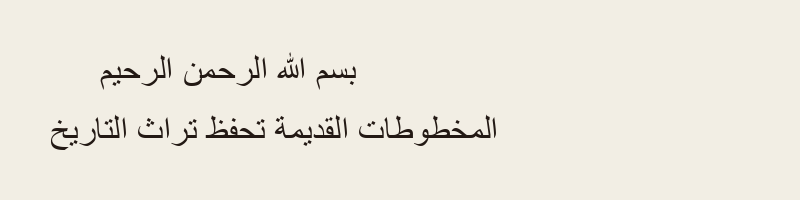
#> input picture sample_data/sample_arabic.png, 800 x 200 px
$ python -i preprocessing.py   (imports and definitions only)   (older library calls are emulated)
#> lines starting #> are read from the running program, lines starting #| are printed output that depends on the picture; after the words box and inside, x2 and y2 are one past the last pixel; in counts of white or black regions, pixels touching at a corner belong together
### src/utils.py
"""Utility functions for logging, device detection, image I/O, and data formatting."""

from __future__ import annotations

import json
import logging
from pathlib import Path
from typing import Any, Dict, Optional, Union
import numpy as np
from PIL import Image
import torch


def get_logger(name: str = "manuscript_ocr") -> logging.Logger:
    """Return a configured logger with consistent formatting."""
    logger = logging.getLogger(name)
    if not logger.handlers:
        logger.setLevel(logging.INFO)
        handler = logging.StreamHandler()
        formatter = logging.Formatter(
            fmt="%(asctime)s [%(levelname)s] [%(name)s]: %(message)s",
            datefmt="%Y-%m-%d %H:%M:%S",
        )
        handler.setFormatter(formatter)
        logger.addHandler(handler)
    return logger


LOGGER = get_logger("core_utils")


# [13 lines left out: functions get_torch_device, get_device_name, not called in this run]


def load_image(
    image_input: Union[str, Path, bytes, np.ndarray, Image.Image]
) -> np.ndarray:
    """Load an image from various input types and return a standard BGR numpy array.

    Args:
        image_input: File path, byte stream, PIL Image, or existing numpy array.

    Returns:
        np.ndarray: BGR image array suitable for OpenCV operations.
    """
    if isinstance(image_input, np.ndarray):
        if image_input.ndim == 2:
            import cv2
            return cv2.cvtColor(image_input, cv2.COLOR_GRAY2BGR)
        if image_input.shape[2] == 4:
            import cv2
            return cv2.cvtColor(image_input, cv2.COLOR_BGRA2BGR)
        return image_input.copy()

    if isinstance(image_input, Image.Image):
        rgb_img = image_input.convert("RGB")
        import cv2
        return cv2.cvtColor(np.array(rgb_img), cv2.COLOR_RGB2BGR)

    if isinstance(image_input, bytes):
        import cv2
        arr = np.frombuffer(image_input, np.uint8)
        img = cv2.imdecode(arr, cv2.IMREAD_COLOR)
        if img is None:
            raise ValueError("Failed to decode image from provided byte stream.")
        return img

    if isinstance(image_input, (str, Path)):
        import cv2
        path_str = str(image_input)
        img = cv2.imread(path_str, cv2.IMREAD_COLOR)
        if img is None:
            raise FileNotFoundError(f"Failed to read image at path: {path_str}")
        return img

    raise TypeError(f"Unsupported image input type: {type(image_input)}")


# [38 lines left out: functions bgr_to_pil, format_json_result, not called in this run]

### src/preprocessing.py
"""Image preprocessing and text region line-merging module for historical manuscripts.

Includes:
- OpenCV image cleaning (deskew, denoise, mild contrast enhancement).
- Merging EasyOCR/detection word boxes into coherent horizontal text lines.
- Safe cropping from original-resolution images with padding.
- Noise filtering to eliminate isolated speckles and non-text artifacts.
"""

from __future__ import annotations

from dataclasses import dataclass, field
import time
from typing import Any, Dict, List, Optional, Tuple
import cv2
import numpy as np

from src.utils import get_logger, load_image

LOGGER = get_logger("preprocessing")
#> further down, picture is the input picture: shape (200, 800, 3); mean B, G, R 223.4, 233.3, 237.4


@dataclass
class TextLineRegion:
    """Represents a merged text line bounding box."""
    bbox_xyxy: Tuple[int, int, int, int]  # (x1, y1, x2, y2)
    confidence: float
    word_count: int
    crop: np.ndarray


def to_grayscale(image: np.ndarray) -> np.ndarray:
    """Convert an image to single-channel grayscale if not already."""
    if image is None:
        raise ValueError("Input image cannot be None.")
    if image.ndim == 2:
        return image.copy()
    if image.ndim == 3:
        if image.shape[2] == 4:
            return cv2.cvtColor(image, cv2.COLOR_BGRA2GRAY)
        return cv2.cvtColor(image, cv2.COLOR_BGR2GRAY)
    raise ValueError(f"Unexpected image shape: {image.shape}")


def denoise_image(
    gray_image: np.ndarray,
    method: str = "fastNlMeans",
    strength: int = 10,
) -> np.ndarray:
    """Apply denoising to a grayscale manuscript image."""
#> called with method = 'bilateral', strength = 8
    if gray_image is None or gray_image.ndim != 2:
        gray_image = to_grayscale(gray_image)

    strength = max(1, int(strength))

    if method == "fastNlMeans":
        return cv2.fastNlMeansDenoising(
            gray_image, None, h=float(strength), templateWindowSize=7, searchWindowSize=21
        )
    elif method == "bilateral":
        d = 9
        sigma = float(strength * 5)
        return cv2.bilateralFilter(gray_image, d=d, sigmaColor=sigma, sigmaSpace=sigma)
    elif method == "gaussian":
        ksize = 2 * (strength // 3) + 1
        ksize = max(3, ksize if ksize % 2 != 0 else ksize + 1)
        return cv2.GaussianBlur(gray_image, (ksize, ksize), 0)
    else:
        return cv2.fastNlMeansDenoising(
            gray_image, None, h=float(strength), templateWindowSize=7, searchWindowSize=21
        )


# [26 lines left out: function sauvola_threshold, not called in this run]


def adaptive_threshold(
    gray_image: np.ndarray,
    method: str = "otsu",
    block_size: int = 15,
    c: int = 4,
    sauvola_k: float = 0.2,
) -> np.ndarray:
    """Binarize manuscript image to separate ink text from parchment background.

    Supported methods:
    - 'otsu': Global Otsu optimal thresholding.
    - 'adaptive': Local Gaussian adaptive thresholding.
    - 'sauvola': Sauvola local adaptive binarization for historical documents.
    """
#> called with method = 'otsu', block_size = 15, c = 4, sauvola_k = 0.2
    if gray_image.ndim != 2:
        gray_image = to_grayscale(gray_image)

    if method.lower() == "sauvola":
        return sauvola_threshold(gray_image, window_size=block_size, k=sauvola_k)
    elif method.lower() == "adaptive":
        bs = block_size if block_size % 2 != 0 else block_size + 1
        bs = max(3, bs)
        binary = cv2.adaptiveThreshold(
            gray_image,
            maxValue=255,
            adaptiveMethod=cv2.ADAPTIVE_THRESH_GAUSSIAN_C,
            thresholdType=cv2.THRESH_BINARY,
            blockSize=bs,
            C=float(c),
        )
    else:  # Otsu
        _, binary = cv2.threshold(
            gray_image,
            0,
            255,
            cv2.THRESH_BINARY + cv2.THRESH_OTSU,
        )
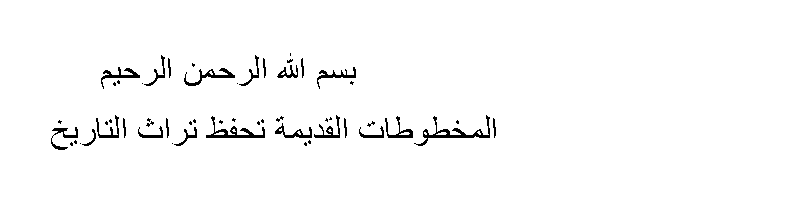
#> binary: shape (200, 800); 97.8% white; black in thin lines or dots, all inside (x1, y1, x2, y2) = (51, 53, 496, 150)

    return binary


# [20 lines left out: function enhance_contrast_mild, not called in this run]


def compute_skew_angle(binary_image: np.ndarray, max_angle: float = 45.0) -> float:
    """Calculate the dominant orientation skew angle in degrees."""
#> called with max_angle = 45
    text_pixels = np.column_stack(np.where(binary_image < 128))
#> text_pixels = 3537 pairs, first value 53 to 149, second value 51 to 495
    if len(text_pixels) < 50:
        return 0.0

    rect = cv2.minAreaRect(text_pixels)
#> rect = ((99.93, 272.6), (444.2, 93.47), -89.36)
    angle = rect[-1]
#> angle = -89.36

    if angle < -45.0:
        angle = -(90.0 + angle)
#> angle = -0.64
    elif angle > 45.0:
        angle = 90.0 - angle
    else:
        angle = -angle

    if abs(angle) > max_angle:
        return 0.0

    return float(angle)


def deskew_image(
    image: np.ndarray,
    binary_reference: Optional[np.ndarray] = None,
    max_angle: float = 45.0,
) -> Tuple[np.ndarray, float]:
    """Deskew image by rotating against detected skew angle."""
    if binary_reference is None:
        gray = to_grayscale(image)
        binary_reference = adaptive_threshold(gray, method="otsu")

    angle = compute_skew_angle(binary_reference, max_angle=max_angle)
#> angle = -0.64
    if abs(angle) < 0.2:
        return image.copy(), 0.0

    h, w = image.shape[:2]
#> h = 200; w = 800
    center = (w // 2, h // 2)
#> center = (400, 100)
    m = cv2.getRotationMatrix2D(center, angle, 1.0)
#> m = [[1, -0.0112, 1.14], [0.0112, 1, -4.46]]

    cos = np.abs(m[0, 0])
#> cos = 1
    sin = np.abs(m[0, 1])
#> sin = 0.0112
    new_w = int((h * sin) + (w * cos))
#> new_w = 802
    new_h = int((h * cos) + (w * sin))
#> new_h = 208

    m[0, 2] += (new_w / 2) - center[0]
    m[1, 2] += (new_h / 2) - center[1]

    border_val = (255, 255, 255) if image.ndim == 3 else 255
#> border_val = 255
    deskewed = cv2.warpAffine(
        image,
        m,
        (new_w, new_h),
        flags=cv2.INTER_CUBIC,
        borderMode=cv2.BORDER_CONSTANT,
        borderValue=border_val,
    )
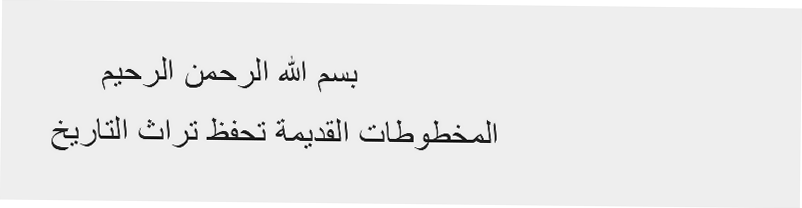
#> deskewed: shape (208, 802); min 0, max 255, mean 234.3
    return deskewed, angle


# [268 lines left out: functions filter_noise_boxes, merge_word_boxes_into_lines, segment_lines, restore_and_enhance_pixels, preprocess_pipeline, not called in this run]


@dataclass
class SegmentedRegion:
    """Represents a segmented line or word region with bounding box and crop."""
    bbox_xyxy: Tuple[int, int, int, int]  # (x1, y1, x2, y2)
    crop: np.ndarray
    index: int = 0
    words: List["SegmentedRegion"] = field(default_factory=list)


# [64 lines left out: functions segment_lines_morphological, segment_words_morphological, not called in this run]


@dataclass
class AblationConfig:
    """Configuration to toggle each preprocessing stage independently for ablation studies."""
    grayscale: bool = True
    denoise: bool = True
    denoise_method: str = "bilateral"  # 'bilateral', 'fastNlMeans', 'gaussian'
    denoise_strength: int = 8
    deskew: bool = True
    deskew_max_angle: float = 45.0
    enhance_contrast: bool = False
    binarize: bool = False
    binarize_method: str = "sauvola"  # 'sauvola', 'otsu', 'adaptive'
    sauvola_window: int = 25
    sauvola_k: float = 0.2
    segment_lines: bool = False
    segment_words: bool = False


@dataclass
class AblationResult:
    """Detailed output and stage telemetry of an ablation preprocessing run."""
    output_image: np.ndarray
    stages: Dict[str, np.ndarray] = field(default_factory=dict)
    timings_ms: Dict[str, float] = field(default_factory=dict)
    metrics: Dict[str, Any] = field(default_factory=dict)
    lines: List[SegmentedRegion] = field(default_factory=list)


def run_ablation_pipeline(
    image_input: Any,
    config: Optional[AblationConfig] = None,
    **kwargs: Any,
) -> AblationResult:
    """Execute fully modular preprocessing pipeline with each step independently toggleable.

    Supports systematic ablation experiments across:
    - Grayscale conversion
    - Denoising (bilateral, fastNlMeans, gaussian)
    - Deskewing (Hough / minAreaRect)
    - Contrast enhancement (CLAHE)
    - Adaptive binarization (Sauvola, Otsu, Gaussian adaptive)
    - Morphological line and word segmentation
    """
    if config is not None:
        cfg = config
    else:
        valid_fields = {f for f in AblationConfig.__dataclass_fields__}
        cfg_kwargs = {k: v for k, v in kwargs.items() if k in valid_fields}
        cfg = AblationConfig(**cfg_kwargs)

    img = load_image(image_input)

    stages: Dict[str, np.ndarray] = {"original": img.copy()}
    timings: Dict[str, float] = {}
    metrics: Dict[str, Any] = {}
    working = img.copy()

    # 1. Grayscale
    if cfg.grayscale:
        t0 = time.perf_counter()
        gray = to_grayscale(working)
        timings["grayscale"] = round((time.perf_counter() - t0) * 1000, 2)
        stages["grayscale"] = gray.copy()
    else:
        gray = to_grayscale(working)

    # 2. Denoise
    if cfg.denoise:
        t0 = time.perf_counter()
        gray = denoise_image(gray, method=cfg.denoise_method, strength=cfg.denoise_strength)
        timings["denoise"] = round((time.perf_counter() - t0) * 1000, 2)
        stages["denoised"] = gray.copy()

    # 3. Deskew
    if cfg.deskew:
        t0 = time.perf_counter()
        gray, angle = deskew_image(gray, max_angle=cfg.deskew_max_angle)
#> angle = -0.64
        timings["deskew"] = round((time.perf_counter() - t0) * 1000, 2)
        metrics["skew_angle_deg"] = round(angle, 2)
        stages["deskewed"] = gray.copy()

    # 4. Contrast Enhancement
    if cfg.enhance_contrast:
        t0 = time.perf_counter()
        gray = enhance_contrast_mild(gray)
        timings["contrast_enhancement"] = round((time.perf_counter() - t0) * 1000, 2)
        stages["contrast_enhanced"] = gray.copy()

    # 5. Binarization
    if cfg.binarize:
        t0 = time.perf_counter()
        binary = adaptive_threshold(
            gray,
            method=cfg.binarize_method,
            block_size=cfg.sauvola_window,
            sauvola_k=cfg.sauvola_k,
        )
        timings["binarize"] = round((time.perf_counter() - t0) * 1000, 2)
        stages["binarized"] = binary.copy()
        working = binary
    else:
        working = gray

    if working.ndim == 2:
        output_display = cv2.cvtColor(working, cv2.COLOR_GRAY2BGR)
    else:
        output_display = working.copy()

    # 6. Line & Word Segmentation
    lines: List[SegmentedRegion] = []
    if cfg.segment_lines:
        t0 = time.perf_counter()
        lines = segment_lines_morphological(working)
        if cfg.segment_words:
            for line in lines:
                line.words = segment_words_morphological(line.crop)
        timings["segmentation"] = round((time.perf_counter() - t0) * 1000, 2)
        metrics["line_count"] = len(lines)
        metrics["total_words"] = sum(len(line.words) for line in lines)

    return AblationResult(
        output_image=output_display,
        stages=stages,
        timings_ms=timings,
        metrics=metrics,
        lines=lines,
    )

>>> import cv2
>>> picture = cv2.imread('../sample_data/sample_arabic.png')
>>> result = run_ablation_pipeline(picture)

$ run again, on sample_data/sample_english.png
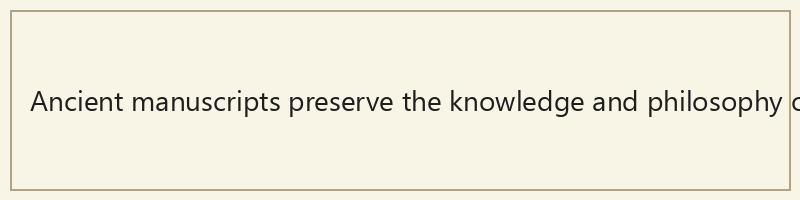
#> input picture sample_data/sample_english.png, 800 x 200 px
#> picture is the input picture: shape (200, 800, 3); mean B, G, R 222.7, 236.8, 241.1
#> in denoise_image, `return cv2.bilateralFilter(gray_image, d=d, sigmaColor=sigma, sigmaSpa..`:
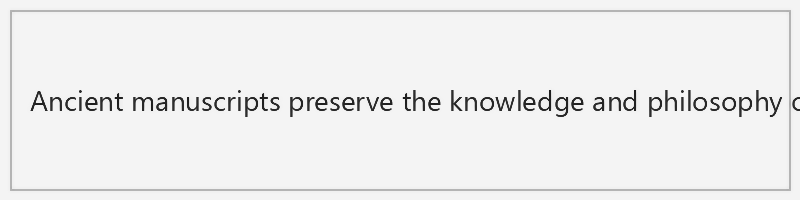
#> returned value: shape (200, 800); min 30, max 244, mean 237.2
#> in adaptive_threshold, `_, binary = cv2.threshold( gray_image, 0, 255, cv2.THRESH_BINARY + cv2..`:
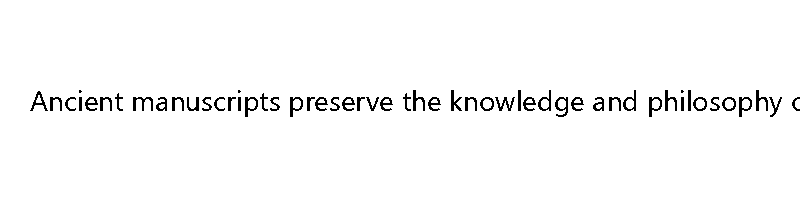
#> binary: shape (200, 800); 97.4% white; black in thin lines or dots, all inside (x1, y1, x2, y2) = (30, 90, 800, 117)
#> text_pixels = 4198 pairs, first value 90 to 116, second value 30 to 799
#> rect = ((103, 414.5), (769, 26), -90)
#> in compute_skew_angle, `angle = rect[-1]`: angle = -90
#> in compute_skew_angle, `angle = -(90.0 + angle)`: angle = 0

$ run again, on sample_data/sample_german.png
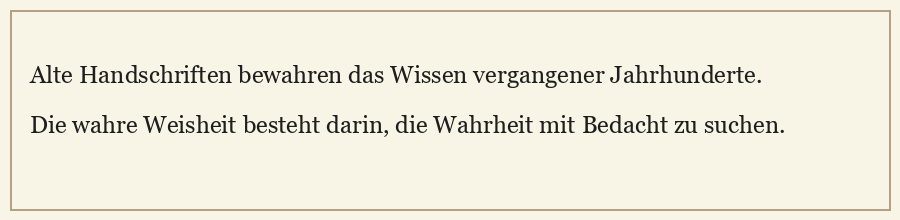
#> input picture sample_data/sample_german.png, 900 x 220 px
#> picture is the input picture: shape (220, 900, 3); mean B, G, R 220.7, 234.5, 238.8
#> in to_grayscale, `return cv2.cvtColor(image, cv2.COLOR_BGR2GRAY)`:
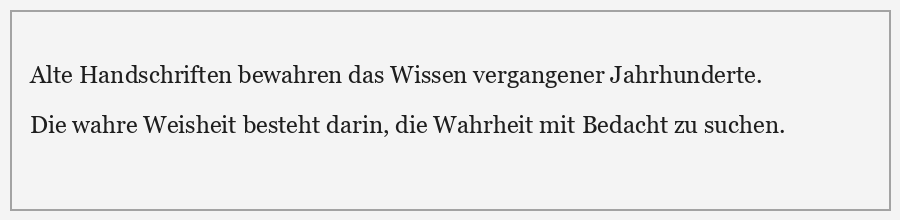
#> returned value: shape (220, 900); min 30, max 244, mean 234.6
#> in adaptive_threshold, `_, binary = cv2.threshold( gray_image, 0, 255, cv2.THRESH_BINARY + cv2..`:
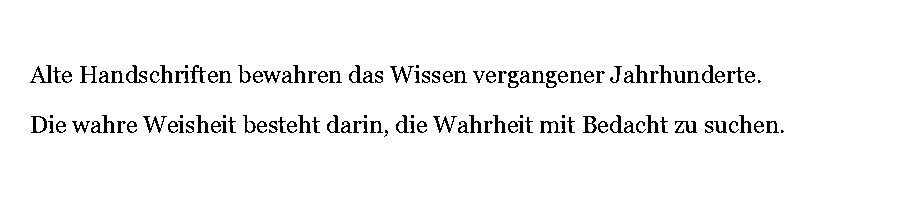
#> binary: shape (220, 900); 96.1% white; black in thin lines or dots, all inside (x1, y1, x2, y2) = (30, 65, 784, 137)
#> text_pixels = 7694 pairs, first value 65 to 136, second value 30 to 783
#> rect = ((100.5, 406.5), (753, 71), -90)
#> in compute_skew_angle, `angle = rect[-1]`: angle = -90
#> in compute_skew_angle, `angle = -(90.0 + angle)`: angle = 0
